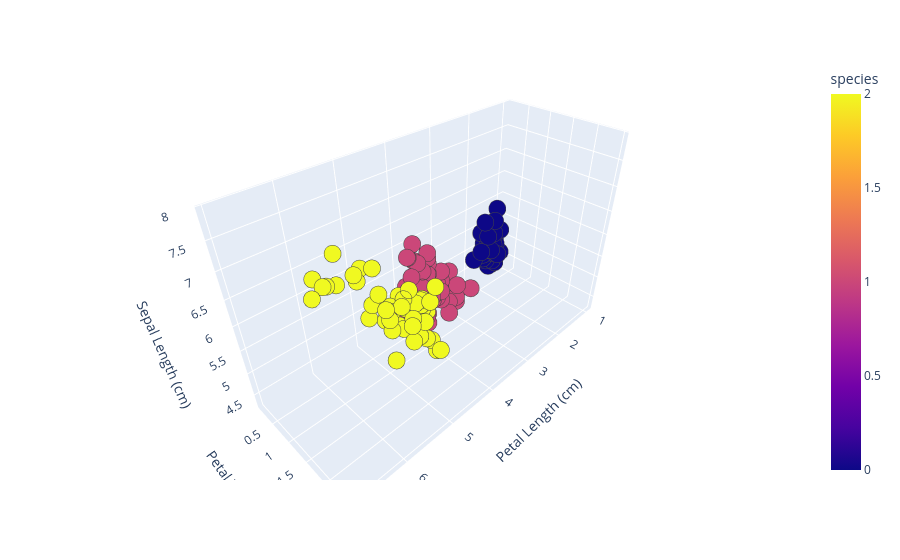

Here is the notebook cell this chart was saved with:
### Code cell
targets = iris["target_names"]

fig = px.scatter_3d(df_iris, x="petal length (cm)", y="petal width (cm)", z="sepal length (cm)", color="species",
                   hover_name=targets[df_iris["species"]],
                   labels={
                       "petal length (cm)": "Petal Length (cm)",
                       "petal width (cm)": "Petal Width (cm)",
                       "sepal length (cm)": "Sepal Length (cm)"
                   })
fig.update_traces(marker_line_width=4, marker_size=10)

### Figure 1 — Plotly figure (JSON) as saved in the notebook; plotly's stock layout.template omitted (floating-point values rounded to 4 significant figures; data arrays with more than 128 entries replaced by an {"elided": "..."} marker saying what was removed)
{"data": [{"hovertemplate": "<b>%{hovertext}</b><br><br>Petal Length (cm)=%{x}<br>Petal Width (cm)=%{y}<br>Sepal Length (cm)=%{z}<br>species=%{marker.color}<extra></extra>", "hovertext": {"elided": "150 str values"}, "legendgroup": "", "marker": {"color": {"elided": "150 int values"}, "coloraxis": "coloraxis", "line": {"width": 4}, "size": 10, "symbol": "circle"}, "mode": "markers", "name": "", "scene": "scene", "showlegend": false, "type": "scatter3d", "x": {"elided": "150 float values"}, "y": {"elided": "150 float values"}, "z": {"elided": "150 float values"}}], "layout": {"coloraxis": {"colorbar": {"title": {"text": "species"}}, "colorscale": [[0, "#0d0887"], [0.1111, "#46039f"], [0.2222, "#7201a8"], [0.3333, "#9c179e"], [0.4444, "#bd3786"], [0.5556, "#d8576b"], [0.6667, "#ed7953"], [0.7778, "#fb9f3a"], [0.8889, "#fdca26"], [1, "#f0f921"]]}, "legend": {"tracegroupgap": 0}, "margin": {"t": 60}, "scene": {"domain": {"x": [0, 1], "y": [0, 1]}, "xaxis": {"title": {"text": "Petal Length (cm)"}}, "yaxis": {"title": {"text": "Petal Width (cm)"}}, "zaxis": {"title": {"text": "Sepal Length (cm)"}}}}}
